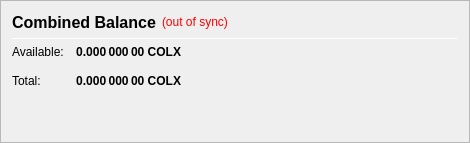
                   <widget class="QFrame" name="frame_CombinedBalances">
                    <property name="minimumSize">
                     <size>
                      <width>470</width>
                      <height>0</height>
                     </size>
                    </property>
                    <property name="frameShape">
                     <enum>QFrame::StyledPanel</enum>
                    </property>
                    <property name="frameShadow">
                     <enum>QFrame::Raised</enum>
                    </property>
                    <layout class="QVBoxLayout" name="verticalLayout_5">
                     <item>
                      <layout class="QHBoxLayout" name="horizontalLayout_5" stretch="0">
                       <item>
                        <widget class="QLabel" name="label_5z">
                         <property name="minimumSize">
                          <size>
                           <width>0</width>
                           <height>20</height>
                          </size>
                         </property>
                         <property name="font">
                          <font>
                           <pointsize>12</pointsize>
                           <weight>75</weight>
                           <bold>true</bold>
                          </font>
                         </property>
                         <property name="toolTip">
                          <string>Combined Balance (including unconfirmed and immature coins)</string>
                         </property>
                         <property name="text">
                          <string>Combined Balance</string>
                         </property>
                        </widget>
                       </item>
                       <item>
                        <widget class="QLabel" name="labelWalletStatus">
                         <property name="cursor">
                          <cursorShape>WhatsThisCursor</cursorShape>
                         </property>
                         <property name="toolTip">
                          <string>The displayed information may be out of date. Your wallet automatically synchronizes with the COLX network after a connection is established, but this process has not completed yet.</string>
                         </property>
                         <property name="styleSheet">
                          <string notr="true">QLabel { color: red; }</string>
                         </property>
                         <property name="text">
                          <string notr="true">(out of sync)</string>
                         </property>
                         <property name="alignment">
                          <set>Qt::AlignLeading|Qt::AlignLeft|Qt::AlignVCenter</set>
                         </property>
                        </widget>
                       </item>
                       <item>
                        <spacer name="horizontalSpacer_1">
                         <property name="orientation">
                          <enum>Qt::Horizontal</enum>
                         </property>
                         <property name="sizeHint" stdset="0">
                          <size>
                           <width>40</width>
                           <height>20</height>
                          </size>
                         </property>
                        </spacer>
                       </item>
                      </layout>
                     </item>
                     <item>
                      <widget class="Line" name="line_CombinedBalance">
                       <property name="minimumSize">
                        <size>
                         <width>0</width>
                         <height>1</height>
                        </size>
                       </property>
                       <property name="maximumSize">
                        <size>
                         <width>16777215</width>
                         <height>1</height>
                        </size>
                       </property>
                       <property name="orientation">
                        <enum>Qt::Horizontal</enum>
                       </property>
                      </widget>
                     </item>
                     <item>
                      <layout class="QGridLayout" name="gridLayout_3">
                       <property name="spacing">
                        <number>12</number>
                       </property>
                       <item row="1" column="0">
                        <widget class="QLabel" name="labelBalanceTextz">
                         <property name="text">
                          <string>Available:</string>
                         </property>
                        </widget>
                       </item>
                       <item row="1" column="1">
                        <widget class="QLabel" name="labelBalancez">
                         <property name="font">
                          <font>
                           <weight>75</weight>
                           <bold>true</bold>
                          </font>
                         </property>
                         <property name="cursor">
                          <cursorShape>IBeamCursor</cursorShape>
                         </property>
                         <property name="toolTip">
                          <string>Your current spendable balance</string>
                         </property>
                         <property name="text">
                          <string notr="true">0.000 000 00 COLX</string>
                         </property>
                         <property name="alignment">
                          <set>Qt::AlignRight|Qt::AlignTrailing|Qt::AlignVCenter</set>
                         </property>
                         <property name="textInteractionFlags">
                          <set>Qt::LinksAccessibleByMouse|Qt::TextSelectableByKeyboard|Qt::TextSelectableByMouse</set>
                         </property>
                        </widget>
                       </item>
                       <item row="2" column="0">
                        <widget class="QLabel" name="labelTotalTextz">
                         <property name="text">
                          <string>Total:</string>
                         </property>
                        </widget>
                       </item>
                       <item row="2" column="1">
                        <widget class="QLabel" name="labelTotalz">
                         <property name="font">
                          <font>
                           <weight>75</weight>
                           <bold>true</bold>
                          </font>
                         </property>
                         <property name="cursor">
                          <cursorShape>IBeamCursor</cursorShape>
                         </property>
                         <property name="toolTip">
                          <string>Total Balance, including all unavailable coins.</string>
                         </property>
                         <property name="text">
                          <string notr="true">0.000 000 00 COLX</string>
                         </property>
                         <property name="alignment">
                          <set>Qt::AlignRight|Qt::AlignTrailing|Qt::AlignVCenter</set>
                         </property>
                         <property name="textInteractionFlags">
                          <set>Qt::LinksAccessibleByMouse|Qt::TextSelectableByKeyboard|Qt::TextSelectableByMouse</set>
                         </property>
                        </widget>
                       </item>
                       <item row="2" column="3">
                        <spacer name="horizontalSpacer_2">
                         <property name="orientation">
                          <enum>Qt::Horizontal</enum>
                         </property>
                         <property name="sizeHint" stdset="0">
                          <size>
                           <width>40</width>
                           <height>20</height>
                          </size>
                         </property>
                        </spacer>
                       </item>
                      </layout>
                     </item>
                     <item>
                      <spacer name="verticalSpacer_1">
                       <property name="orientation">
                        <enum>Qt::Vertical</enum>
                       </property>
                       <property name="sizeHint" stdset="0">
                        <size>
                         <width>20</width>
                         <height>40</height>
                        </size>
                       </property>
                      </spacer>
                     </item>
                    </layout>
                   </widget>
